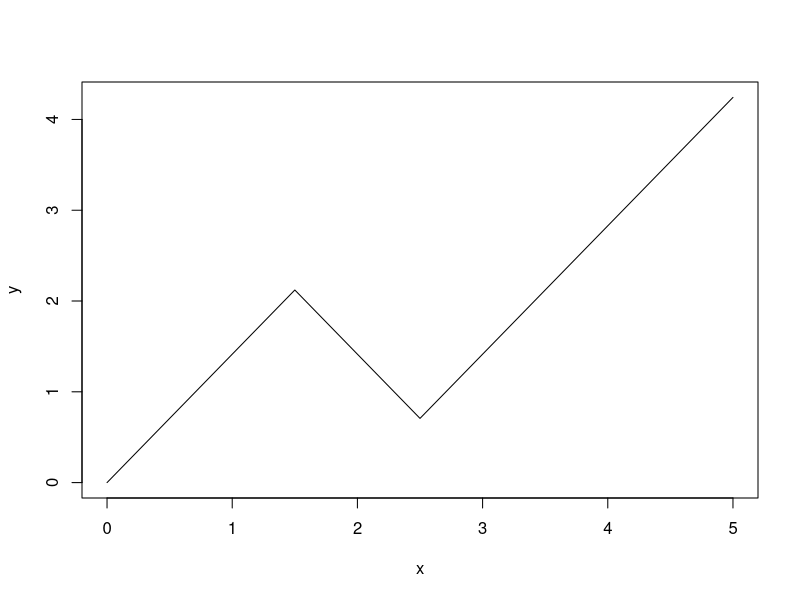
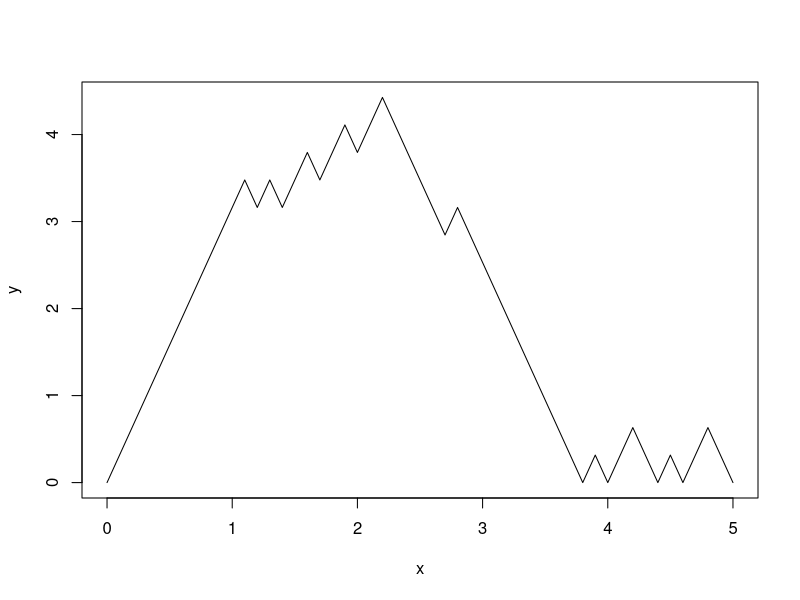
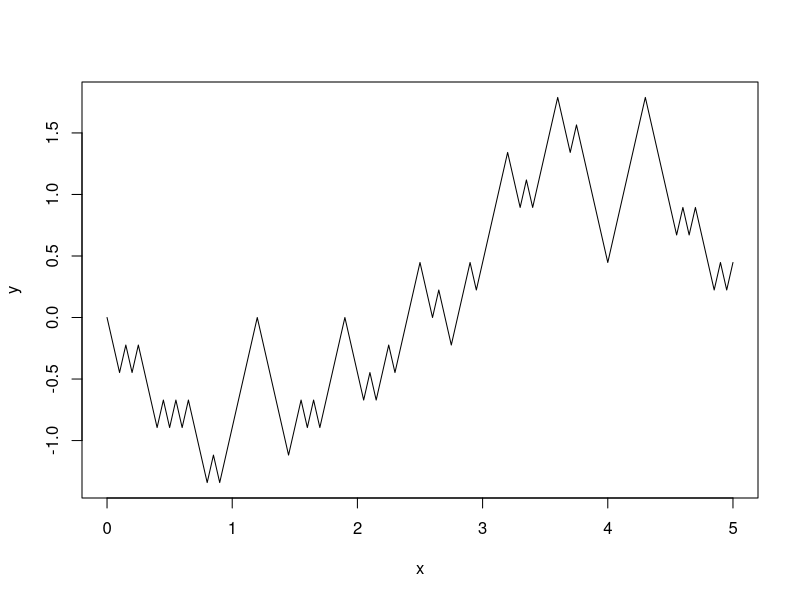
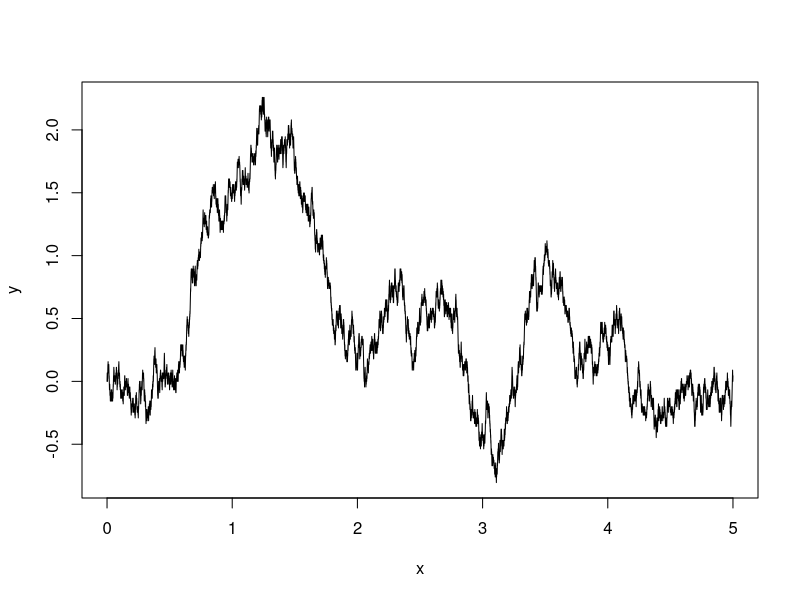
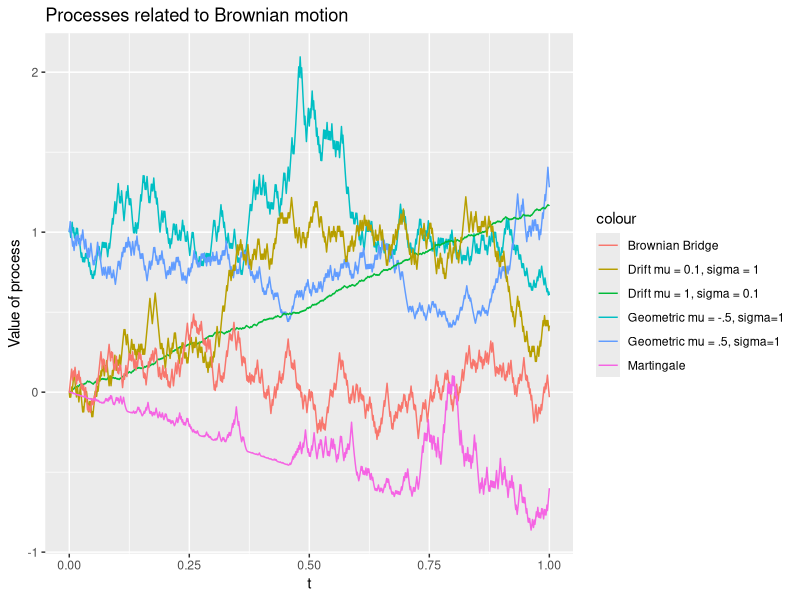

Source code (R) for these figures, in order:
## ---- chunk 1
knitr::opts_chunk$set(echo = TRUE)
## ---- chunk 2
rm(list=ls())
library(ggplot2)
##################
### QUESTION 2 ###
##################

# Part 1

Sn <- function(n,T = 5){
  # Create function that produces random walk with step size sqrt(T/n)
  stepsize <- sqrt(T/n)
  Z <- rbinom(n+1,1,0.5)
  Z[Z==1] <- stepsize
  Z[Z==0] <- -stepsize
  X <- rep(0,n+1)
  for ( i in 1:n+1) { 
    X[i] = X[i-1] + Z[i] }
  return(X)
}

# Now plot the process Sn(t) for n = 10,50,100,1000
y <- Sn(10)
x <- seq(0,5,length.out = length(y))
plot(y=y,x=x,type = 'l')

y <- Sn(50)
x <- seq(0,5,length.out = length(y))
plot(y=y,x=x,type = 'l')

y <- Sn(100)
x <- seq(0,5,length.out = length(y))
plot(y=y,x=x,type = 'l')

y <- Sn(10000)
x <- seq(0,5,length.out = length(y))
plot(y=y,x=x,type = 'l')

######################################
# PART 2
######################################

geometric.brownian <- function(n,T,sigma,mu){
  B <- Sn(n,T)
  t <- seq(0,T,length.out = n+1)
  X <- sigma * B + mu * t
  return(exp(X))
}

brownian.drift <- function(n,T,sigma,mu){
  B <- Sn(n,T)
  t <- seq(0,T,length.out = n+1)
  X <- sigma * B + mu * t
  return(X)
}

brownian.bridge <- function(n,T){
  B <- Sn(n,T)
  t <- seq(0,1,length.out = n+1)
  X <- B - t * B[n]
}

martingale <- function(n,T) {
  B <- Sn(n,T)
  t <- seq(0,T,length.out = n+1)
  return(B^2 - t)
}

n <- 1000
T <- 1
t <- seq(0,T,length.out = n+1)

simulations <- as.data.frame( 
  cbind(
    t,
    geometric.brownian(n,T,sigma = 1, mu = -0.5),
    geometric.brownian(n,T,sigma = 1, mu = 0.5),
    brownian.drift(n,T,sigma = 0.1, mu = 1),
    brownian.drift(n,T,sigma = 1, mu = 0.1),
    brownian.bridge(n,T),
    martingale(n,T)
  )
)

ggplot(data = simulations,aes(x=t,y=V2)) + 
  labs(x='t', y='Value of process', title = 'Processes related to Brownian motion') +
  geom_line(aes(x=t,y=V2,colour='Geometric mu = -.5, sigma=1')) + 
  geom_line(aes(x=t,y=V3,colour='Geometric mu = .5, sigma=1')) + 
  geom_line(aes(x=t,y=V4,colour='Drift mu = 1, sigma = 0.1')) + 
  geom_line(aes(x=t,y=V5,colour='Drift mu = 0.1, sigma = 1')) +
  geom_line(aes(x=t,y=V6,colour='Brownian Bridge')) +
  geom_line(aes(x=t,y=V7,colour='Martingale'))
